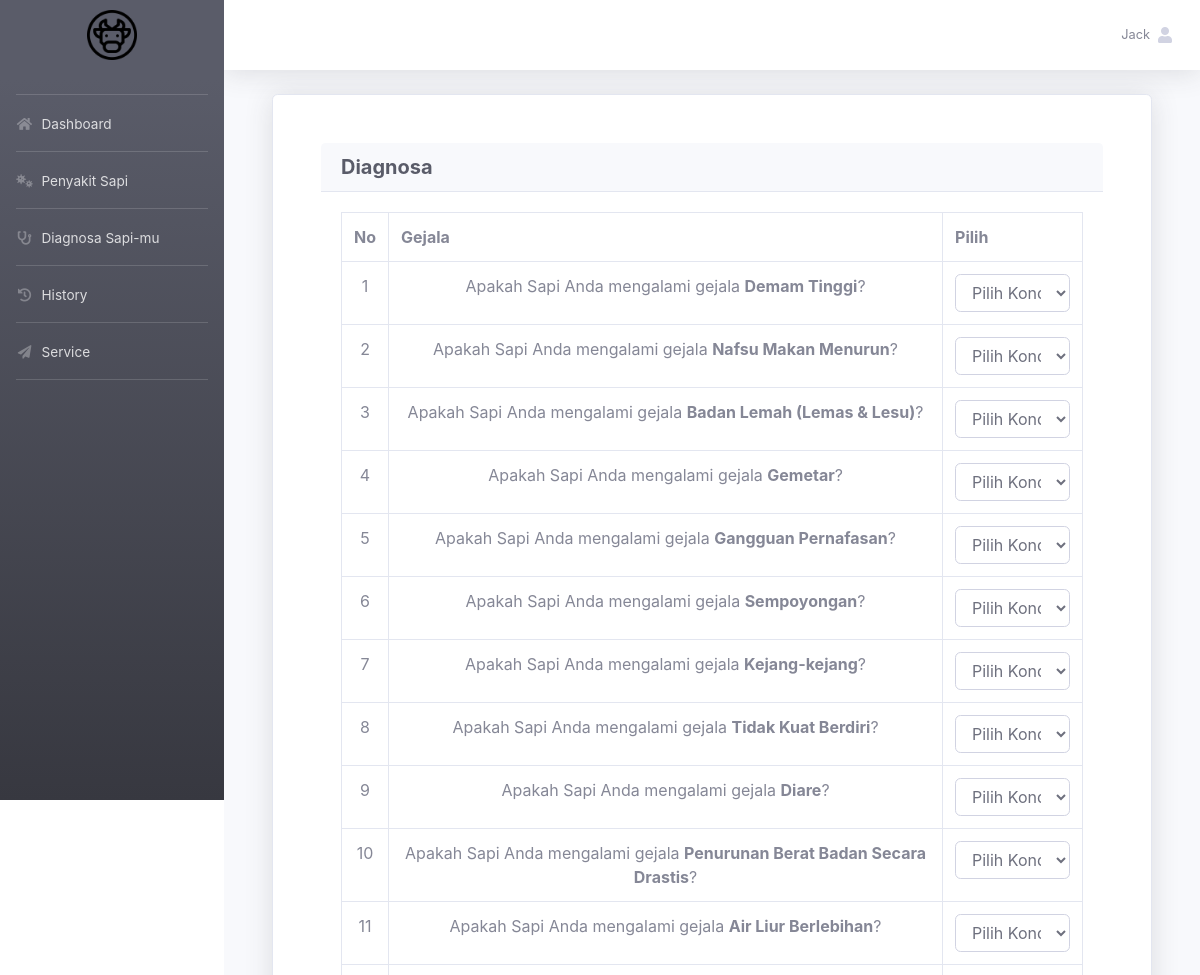
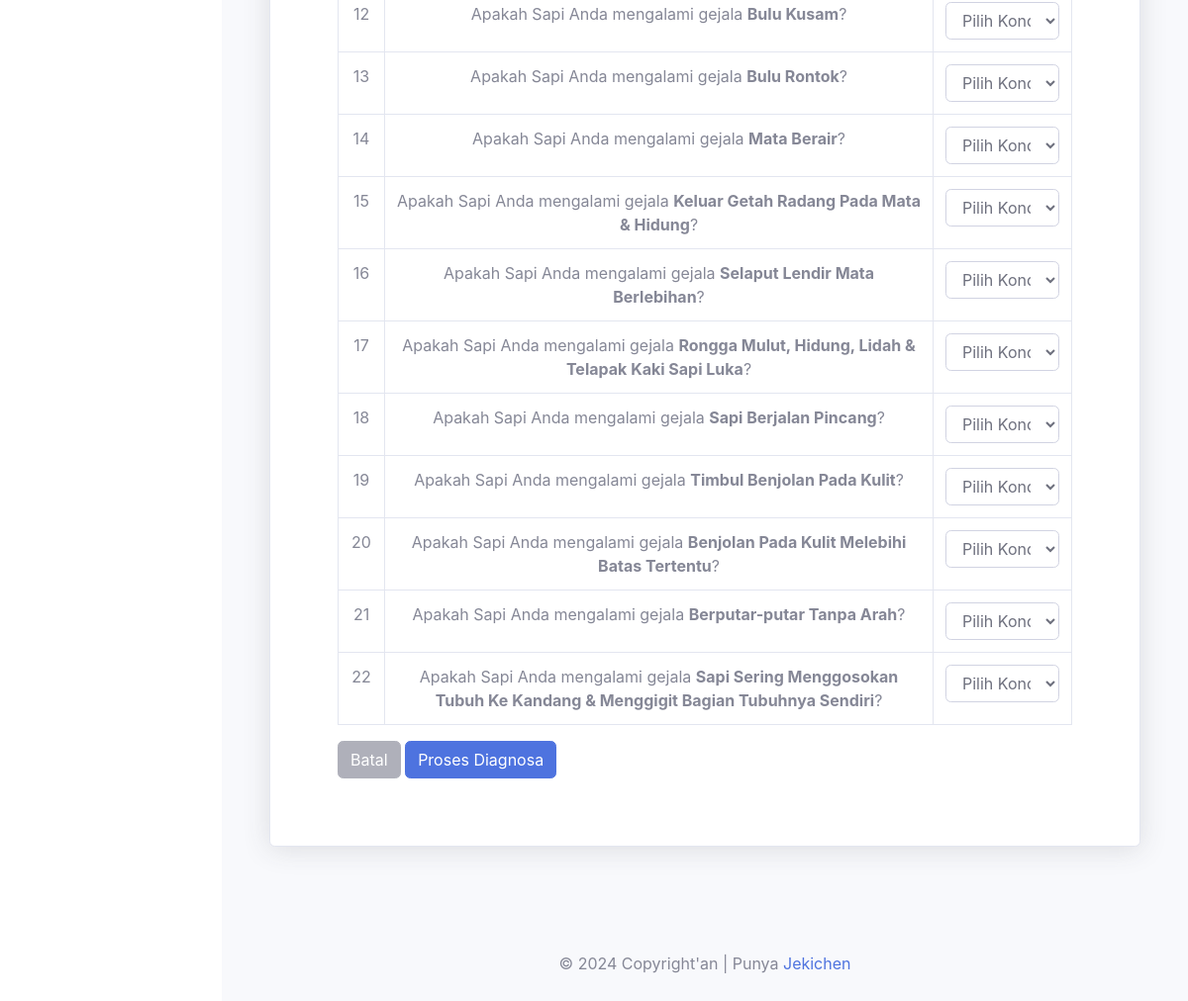
/user/diagnosa.php (signed in), run on the app's committed database (2 pictures, top to bottom).
### tables this page shows
CREATE TABLE `tbl_gejala` (
  `id_gejala` int(11) NOT NULL,
  `nama_gejala` varchar(100) NOT NULL,
  `nilai_gejala` double NOT NULL
);

### user/diagnosa.php (called while the page is built, shortened)
<?php
include 'index.php';
?>

### user/diagnosa-content.php (the view, shortened to what this page needs)
<div class="container">
    <div class="card shadow p-5 mb-5">
        <div class="card-header">
            <h5 class="m-0 font-weight-bold text-dark">Diagnosa</h5>
        </div>
        <div class="card-body">
            <form id="formDiagnosa" action="diagnosa.php?aksi=diagnosa" method="POST">
                <div class="table-responsive">
                    <table class="table table-bordered">
                        <tr>
                            <th>No</th>
                            <th>Gejala</th>
                            <th>Pilih</th>
                        </tr>
                        <?php
                        $data = mysqli_query($conn, "SELECT * FROM tbl_gejala ORDER BY id_gejala");
                        $i = 0;
                        while ($a = mysqli_fetch_array($data)) {
                            $i++;
                            $id_gejala = $a['id_gejala'];
                            echo "
                            <tr>
                                <td class='text-center'>$i</td>
                                <td class='text-center'>Apakah Sapi Anda mengalami gejala <b>$a[nama_gejala]</b>?</td>
                                <td>
                                    <select class='form-control gejala-select' name='kondisi[$id_gejala]'>
                                        <option value='' selected disabled>Pilih Kondisi</option>
                                        <option value='0.0'>Tidak</option>
                                        <option value='0.2'>Tidak Mungkin</option>
                                        <option value='0.4'>Mungkin</option>
                                        <option value='0.6'>Kemungkinan Besar</option>
                                        <option value='0.8'>Yakin</option>
                                        <option value='1.0'>Sangat Yakin</option>
                                    </select>
                                </td>
                            </tr>";
                        }
                        ?>
                    </table>
                </div>
                <button type="button" class="btn btn-secondary" id="btnBatal" disabled>Batal</button>
                <input type="submit" value="Proses Diagnosa" class="btn btn-primary">
            </form>
        </div>
    </div>
</div>

### data on the page
tbl_gejala: nama_gejala "Demam Tinggi"
tbl_gejala: nama_gejala "Nafsu Makan Menurun"
tbl_gejala: nama_gejala "Badan Lemah (Lemas & Lesu)"
tbl_gejala: nama_gejala "Gemetar"
tbl_gejala: nama_gejala "Gangguan Pernafasan"
tbl_gejala: nama_gejala "Sempoyongan"
tbl_gejala: nama_gejala "Kejang-kejang"
tbl_gejala: nama_gejala "Tidak Kuat Berdiri"
tbl_gejala: nama_gejala "Diare"
tbl_gejala: nama_gejala "Penurunan Berat Badan Secara Drastis"
tbl_gejala: nama_gejala "Air Liur Berlebihan"
tbl_gejala: nama_gejala "Bulu Kusam"
tbl_gejala: nama_gejala "Bulu Rontok"
tbl_gejala: nama_gejala "Mata Berair"
tbl_gejala: nama_gejala "Keluar Getah Radang Pada Mata & Hidung"
tbl_gejala: nama_gejala "Selaput Lendir Mata Berlebihan"
tbl_gejala: nama_gejala "Rongga Mulut, Hidung, Lidah & Telapak Kaki Sapi Luka"
tbl_gejala: nama_gejala "Sapi Berjalan Pincang"
tbl_gejala: nama_gejala "Timbul Benjolan Pada Kulit"
tbl_gejala: nama_gejala "Benjolan Pada Kulit Melebihi Batas Tertentu"
tbl_gejala: nama_gejala "Berputar-putar Tanpa Arah"
tbl_gejala: nama_gejala "Sapi Sering Menggosokan Tubuh Ke Kandang & Menggigit Bagian Tubuhnya Sendiri"

### other printed values
$_SESSION['username'] "Jack"
